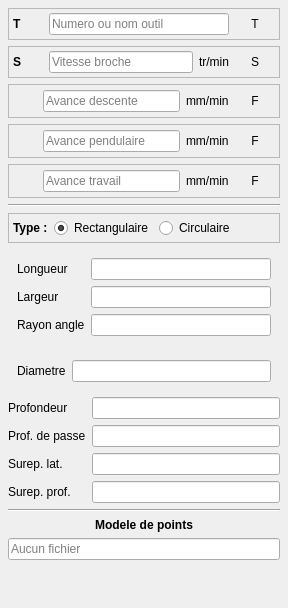
     <widget class="QWidget" name="tabSommaire">
      <attribute name="title"><string>Sommaire</string></attribute>
      <layout class="QVBoxLayout" name="layoutSommaire">
       <property name="leftMargin"><number>8</number></property>
       <property name="topMargin"><number>8</number></property>
       <property name="rightMargin"><number>8</number></property>
       <property name="bottomMargin"><number>8</number></property>
       <property name="spacing"><number>6</number></property>
       <item>
        <widget class="QFrame" name="frameT">
         <property name="frameShape"><enum>QFrame::StyledPanel</enum></property>
         <layout class="QHBoxLayout" name="layoutT">
          <property name="leftMargin"><number>4</number></property>
          <property name="topMargin"><number>4</number></property>
          <property name="rightMargin"><number>4</number></property>
          <property name="bottomMargin"><number>4</number></property>
          <item><widget class="QLabel" name="lblSomT"><property name="text"><string>T</string></property><property name="minimumSize"><size><width>30</width><height>0</height></size></property><property name="font"><font><bold>true</bold></font></property></widget></item>
          <item><widget class="QLineEdit" name="editSomT"><property name="placeholderText"><string>Numero ou nom outil</string></property></widget></item>
          <item><widget class="QLabel" name="lblSomTMode"><property name="text"><string>T</string></property><property name="minimumSize"><size><width>40</width><height>20</height></size></property><property name="alignment"><set>Qt::AlignCenter</set></property></widget></item>
         </layout>
        </widget>
       </item>
       <item>
        <widget class="QFrame" name="frameS">
         <property name="frameShape"><enum>QFrame::StyledPanel</enum></property>
         <layout class="QHBoxLayout" name="layoutS">
          <property name="leftMargin"><number>4</number></property>
          <property name="topMargin"><number>4</number></property>
          <property name="rightMargin"><number>4</number></property>
          <property name="bottomMargin"><number>4</number></property>
          <item><widget class="QLabel" name="lblSomS"><property name="text"><string>S</string></property><property name="minimumSize"><size><width>30</width><height>0</height></size></property><property name="font"><font><bold>true</bold></font></property></widget></item>
          <item><widget class="QLineEdit" name="editSomS"><property name="placeholderText"><string>Vitesse broche</string></property></widget></item>
          <item><widget class="QLabel" name="lblSomSUnit"><property name="text"><string>tr/min</string></property></widget></item>
          <item><widget class="QLabel" name="lblSomSMode"><property name="text"><string>S</string></property><property name="minimumSize"><size><width>40</width><height>20</height></size></property><property name="alignment"><set>Qt::AlignCenter</set></property></widget></item>
         </layout>
        </widget>
       </item>
       <item>
        <widget class="QFrame" name="frameDescente">
         <property name="frameShape"><enum>QFrame::StyledPanel</enum></property>
         <layout class="QHBoxLayout" name="layoutDescente">
          <property name="leftMargin"><number>4</number></property>
          <property name="topMargin"><number>4</number></property>
          <property name="rightMargin"><number>4</number></property>
          <property name="bottomMargin"><number>4</number></property>
          <item><widget class="QLabel" name="lblSomDescente"><property name="text"><string/></property><property name="minimumSize"><size><width>24</width><height>24</height></size></property><property name="maximumSize"><size><width>24</width><height>24</height></size></property><property name="pixmap"><pixmap resource="icons.qrc">:/unit/avance descente.png</pixmap></property><property name="scaledContents"><bool>true</bool></property><property name="alignment"><set>Qt::AlignCenter</set></property></widget></item>
          <item><widget class="QLineEdit" name="editSomDescente"><property name="placeholderText"><string>Avance descente</string></property></widget></item>
          <item><widget class="QLabel" name="lblSomDescenteUnit"><property name="text"><string>mm/min</string></property></widget></item>
          <item><widget class="QLabel" name="lblSomDescenteMode"><property name="text"><string>F</string></property><property name="minimumSize"><size><width>40</width><height>20</height></size></property><property name="alignment"><set>Qt::AlignCenter</set></property></widget></item>
         </layout>
        </widget>
       </item>
       <item>
        <widget class="QFrame" name="framePendul">
         <property name="frameShape"><enum>QFrame::StyledPanel</enum></property>
         <layout class="QHBoxLayout" name="layoutPendul">
          <property name="leftMargin"><number>4</number></property>
          <property name="topMargin"><number>4</number></property>
          <property name="rightMargin"><number>4</number></property>
          <property name="bottomMargin"><number>4</number></property>
          <item><widget class="QLabel" name="lblSomPendul"><property name="text"><string/></property><property name="minimumSize"><size><width>24</width><height>24</height></size></property><property name="maximumSize"><size><width>24</width><height>24</height></size></property><property name="pixmap"><pixmap resource="icons.qrc">:/unit/avance pendulaire.png</pixmap></property><property name="scaledContents"><bool>true</bool></property><property name="alignment"><set>Qt::AlignCenter</set></property></widget></item>
          <item><widget class="QLineEdit" name="editSomPendul"><property name="placeholderText"><string>Avance pendulaire</string></property></widget></item>
          <item><widget class="QLabel" name="lblSomPendulUnit"><property name="text"><string>mm/min</string></property></widget></item>
          <item><widget class="QLabel" name="lblSomPendulMode"><property name="text"><string>F</string></property><property name="minimumSize"><size><width>40</width><height>20</height></size></property><property name="alignment"><set>Qt::AlignCenter</set></property></widget></item>
         </layout>
        </widget>
       </item>
       <item>
        <widget class="QFrame" name="frameAvance">
         <property name="frameShape"><enum>QFrame::StyledPanel</enum></property>
         <layout class="QHBoxLayout" name="layoutAvance">
          <property name="leftMargin"><number>4</number></property>
          <property name="topMargin"><number>4</number></property>
          <property name="rightMargin"><number>4</number></property>
          <property name="bottomMargin"><number>4</number></property>
          <item><widget class="QLabel" name="lblSomAvance"><property name="text"><string/></property><property name="minimumSize"><size><width>24</width><height>24</height></size></property><property name="maximumSize"><size><width>24</width><height>24</height></size></property><property name="pixmap"><pixmap resource="icons.qrc">:/unit/avance travaille.png</pixmap></property><property name="scaledContents"><bool>true</bool></property><property name="alignment"><set>Qt::AlignCenter</set></property></widget></item>
          <item><widget class="QLineEdit" name="editSomAvance"><property name="placeholderText"><string>Avance travail</string></property></widget></item>
          <item><widget class="QLabel" name="lblSomAvanceUnit"><property name="text"><string>mm/min</string></property></widget></item>
          <item><widget class="QLabel" name="lblSomAvanceMode"><property name="text"><string>F</string></property><property name="minimumSize"><size><width>40</width><height>20</height></size></property><property name="alignment"><set>Qt::AlignCenter</set></property></widget></item>
         </layout>
        </widget>
       </item>
       <item><widget class="Line" name="sep1"><property name="orientation"><enum>Qt::Horizontal</enum></property></widget></item>
       <item>
        <widget class="QFrame" name="framePocheType">
         <property name="visible"><bool>false</bool></property>
         <property name="frameShape"><enum>QFrame::StyledPanel</enum></property>
         <layout class="QHBoxLayout" name="layoutPocheType">
          <property name="leftMargin"><number>4</number></property>
          <property name="topMargin"><number>4</number></property>
          <property name="rightMargin"><number>4</number></property>
          <property name="bottomMargin"><number>4</number></property>
          <item><widget class="QLabel" name="lblPocheType"><property name="text"><string>Type :</string></property><property name="font"><font><bold>true</bold></font></property></widget></item>
          <item><widget class="QRadioButton" name="radioRect"><property name="text"><string>Rectangulaire</string></property><property name="checked"><bool>true</bool></property></widget></item>
          <item><widget class="QRadioButton" name="radioCirc"><property name="text"><string>Circulaire</string></property></widget></item>
          <item><spacer name="spacerType"><property name="orientation"><enum>Qt::Horizontal</enum></property><property name="sizeHint" stdset="0"><size><width>40</width><height>20</height></size></property></spacer></item>
         </layout>
        </widget>
       </item>
       <item>
        <widget class="QWidget" name="widgetDimRect">
         <layout class="QFormLayout" name="formDimRect">
          <item row="0" column="0"><widget class="QLabel" name="lblSomLongueur"><property name="text"><string>Longueur</string></property></widget></item>
          <item row="0" column="1"><widget class="QLineEdit" name="editSomLongueur"/></item>
          <item row="1" column="0"><widget class="QLabel" name="lblSomLargeur"><property name="text"><string>Largeur</string></property></widget></item>
          <item row="1" column="1"><widget class="QLineEdit" name="editSomLargeur"/></item>
          <item row="2" column="0"><widget class="QLabel" name="lblSomRayon"><property name="text"><string>Rayon angle</string></property></widget></item>
          <item row="2" column="1"><widget class="QLineEdit" name="editSomRayon"/></item>
         </layout>
        </widget>
       </item>
       <item>
        <widget class="QWidget" name="widgetDimCirc">
         <property name="visible"><bool>false</bool></property>
         <layout class="QFormLayout" name="formDimCirc">
          <item row="0" column="0"><widget class="QLabel" name="lblSomDiametre"><property name="text"><string>Diametre</string></property></widget></item>
          <item row="0" column="1"><widget class="QLineEdit" name="editSomDiametre"/></item>
         </layout>
        </widget>
       </item>
       <item>
        <layout class="QFormLayout" name="formCommun">
         <item row="0" column="0"><widget class="QLabel" name="lblSomProfondeur"><property name="text"><string>Profondeur</string></property></widget></item>
         <item row="0" column="1"><widget class="QLineEdit" name="editSomProfondeur"/></item>
         <item row="1" column="0"><widget class="QLabel" name="lblSomPasse"><property name="text"><string>Prof. de passe</string></property></widget></item>
         <item row="1" column="1"><widget class="QLineEdit" name="editSomPasse"/></item>
         <item row="2" column="0"><widget class="QLabel" name="lblSomSurepLat"><property name="text"><string>Surep. lat.</string></property></widget></item>
         <item row="2" column="1"><widget class="QLineEdit" name="editSomSurepLat"/></item>
         <item row="3" column="0"><widget class="QLabel" name="lblSomSurepProf"><property name="text"><string>Surep. prof.</string></property></widget></item>
         <item row="3" column="1"><widget class="QLineEdit" name="editSomSurepProf"/></item>
        </layout>
       </item>
       <item><widget class="Line" name="sep2"><property name="orientation"><enum>Qt::Horizontal</enum></property></widget></item>
       <item><widget class="QLabel" name="lblSomModelePts"><property name="text"><string>Modele de points</string></property><property name="font"><font><bold>true</bold></font></property><property name="alignment"><set>Qt::AlignHCenter</set></property></widget></item>
       <item><widget class="QLineEdit" name="editSomModelePts"><property name="placeholderText"><string>Aucun fichier</string></property><property name="readOnly"><bool>true</bool></property></widget></item>
       <item><spacer name="spacerSom"><property name="orientation"><enum>Qt::Vertical</enum></property><property name="sizeHint" stdset="0"><size><width>20</width><height>40</height></size></property></spacer></item>
      </layout>
     </widget>
